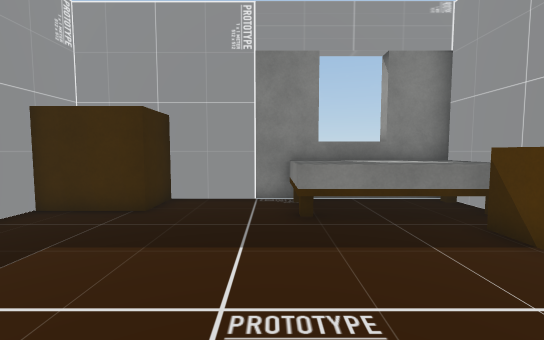
View 1 (above)

16 first-person views from a walk through a scene from a Unity 3-D project. The camera is 1.5 m above the floor, tilts 4° down and sees 90° across. The floor is counted in squares, 1 m on a side. Each view is taken from the middle of a square. On the plan, view 1 faces up. The plan holds only what a view shows up to about 14 squares ahead; the rest is blank. The place goes on beyond the plan. Some surface patterns are stand-ins.

View 2
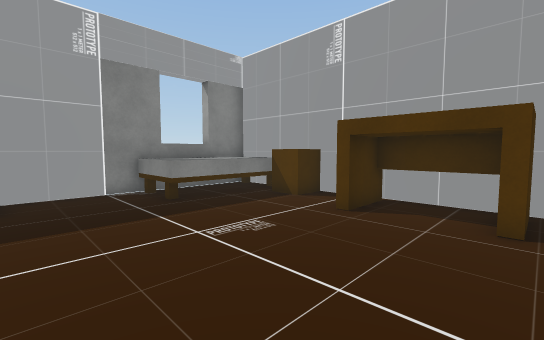

View 3
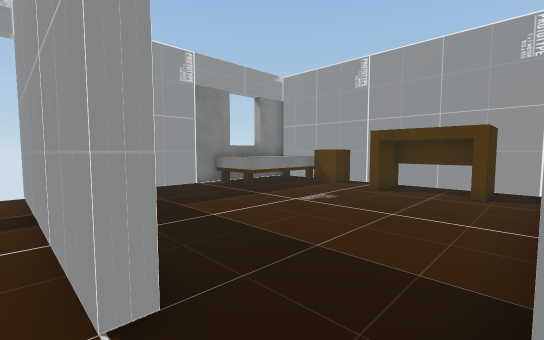

View 4
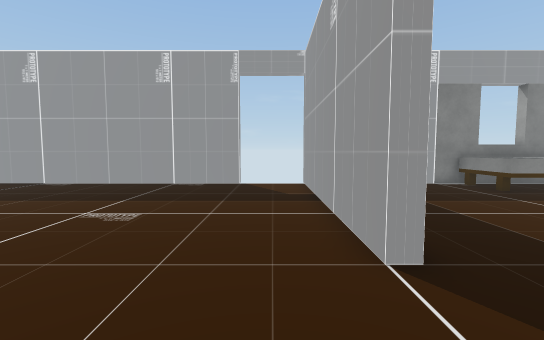

View 5
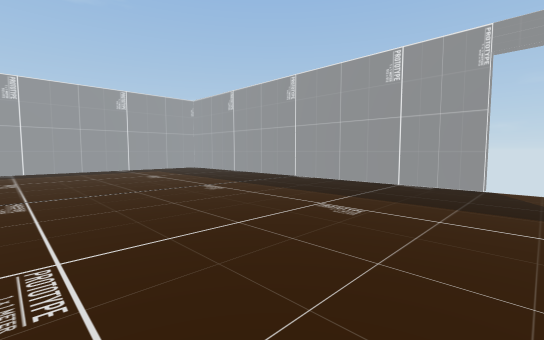

View 6
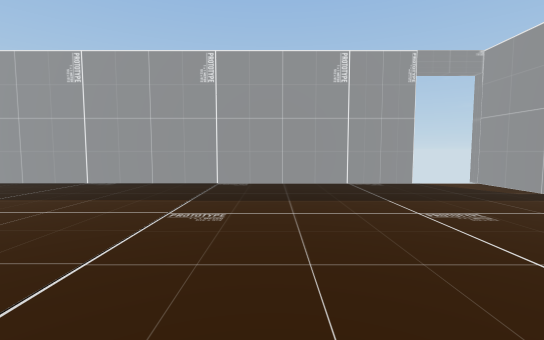

View 7
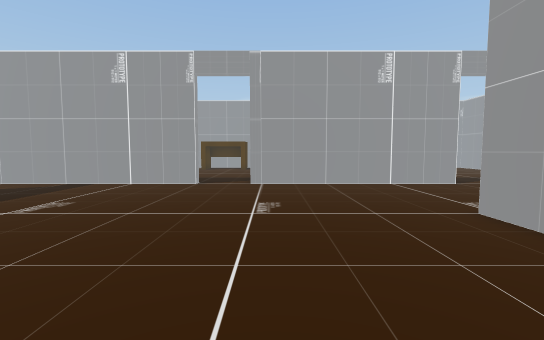

View 8
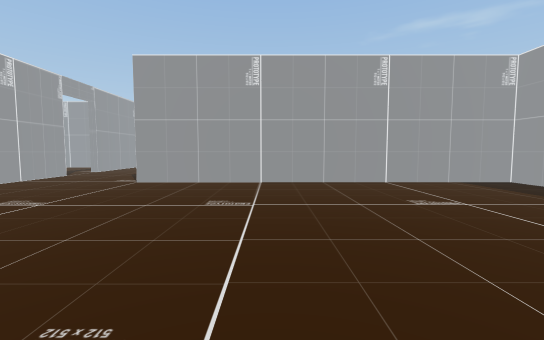

View 9
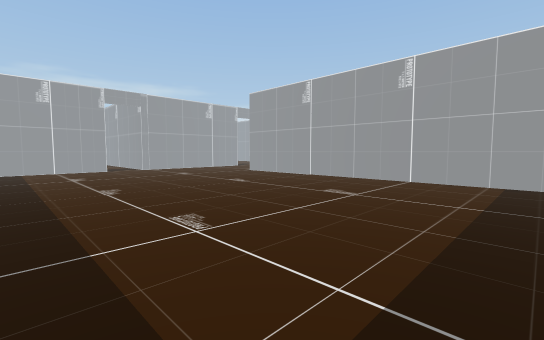

View 10
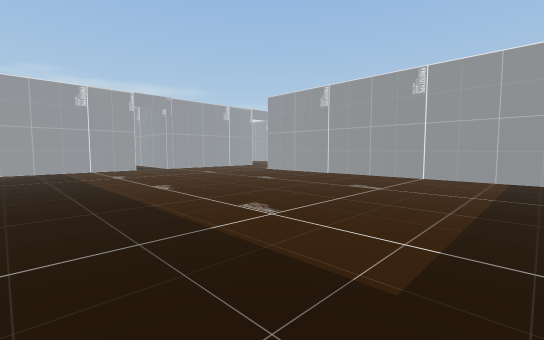

View 11
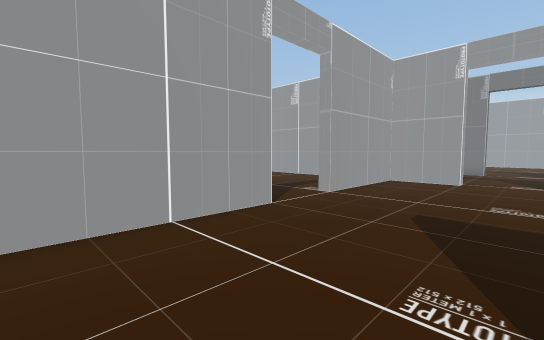

View 12
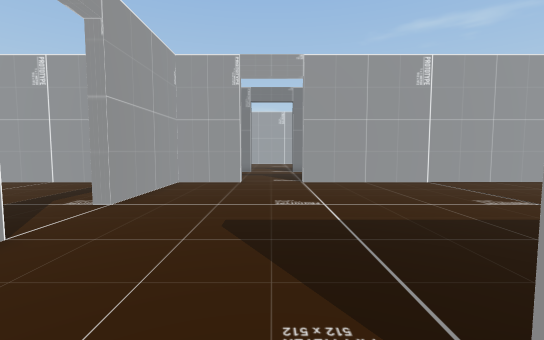

View 13
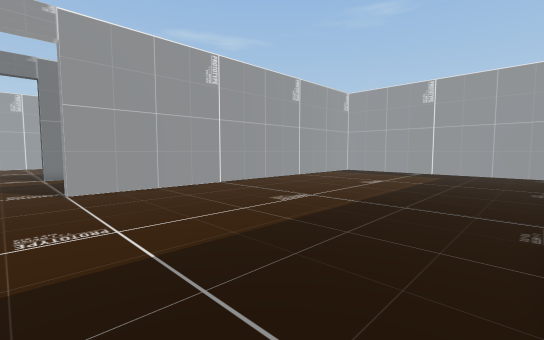

View 14
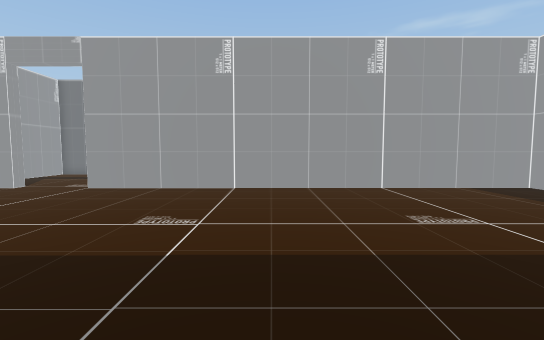

View 15
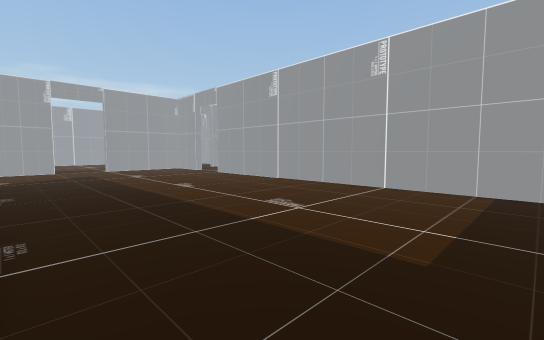

View 16
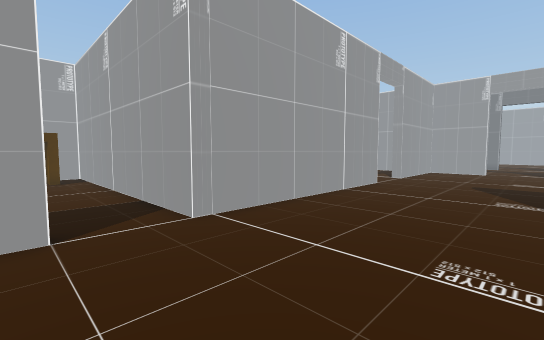

### Floor plan
Points are (right, up) in squares from view 1. A wall is a line through its corners. A room is listed if a view was taken in it or the views show most of it. See-through windows are left out.
Room 1 (views 1, 2)
walls: (-5.5, -3) (4.9, -3); (5.5, -3.1) (5.5, 8.5) (-3.1, 8.5) (-3.1, 6.7) (-6, 6.7) (-6, 5.9)
ways out: opening at (-6, -1.5) to room 2
objects: other object (1, 6) to (5, 8); other object (3, -2) to (5, 2); other object (4, 4) to (5, 5)
Room 2 (views 3, 4, 5, 6, 7, 8, 9, 10, 11, 12, 13, 14, 15, 16)
walls: (-29.5, -9) (-12.5, -9); (-6.5, -12.6) (-6.5, -3) (-5.5, -3); (-5.9, -0.5) (-6.5, -0.5) (-6.5, 9); (-9.5, -21.5) (-9.5, -21) (-6.5, -21) (-6.5, -15.5); (-9.5, 8.5) (-28.6, 8.5); (-29.5, -21) (-12.5, -21) (-12.5, -21.5)
ways out: opening at (-6, -1.5) to room 1; opening at (-6, -14)

Where each view was taken, in squares from view 1:
view 1: 0 up, 0 right, facing up
view 2: 2 down, 3 left, facing up-right
view 3: 3 down, 7 left, facing up-right
view 4: 4 down, 8 left, facing up
view 5: 4 down, 8 left, facing up-left
view 6: 4 down, 16 left, facing up
view 7: 4 down, 19 left, facing right
view 8: 4 up, 19 left, facing down
view 9: 5 up, 29 left, facing down-right
view 10: 7 up, 29 left, facing down-right
view 11: 7 down, 12 left, facing down-right
view 12: 8 down, 11 left, facing down
view 13: 10 down, 11 left, facing down-left
view 14: 10 down, 20 left, facing down
view 15: 10 down, 29 left, facing down-right
view 16: 0 up, 12 left, facing down-right
